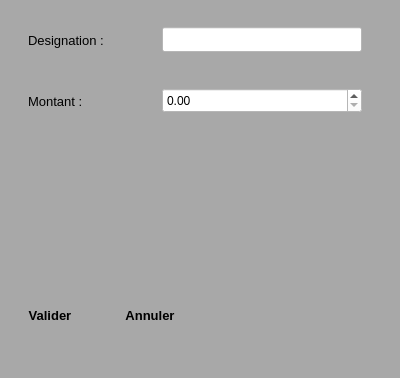
<?xml version="1.0" encoding="UTF-8"?>
<ui version="4.0">
 <class>chargePersonnel</class>
 <widget class="QWidget" name="chargePersonnel">
  <property name="geometry">
   <rect>
    <x>0</x>
    <y>0</y>
    <width>400</width>
    <height>378</height>
   </rect>
  </property>
  <property name="windowTitle">
   <string>Form</string>
  </property>
  <property name="styleSheet">
   <string notr="true">background-color:rgb(168,168,168)</string>
  </property>
  <widget class="QWidget" name="verticalLayoutWidget">
   <property name="geometry">
    <rect>
     <x>0</x>
     <y>0</y>
     <width>391</width>
     <height>141</height>
    </rect>
   </property>
   <layout class="QVBoxLayout" name="verticalLayout">
    <item>
     <layout class="QHBoxLayout" name="horizontalLayout_4">
      <item>
       <widget class="QLabel" name="label_4">
        <property name="minimumSize">
         <size>
          <width>100</width>
          <height>30</height>
         </size>
        </property>
        <property name="maximumSize">
         <size>
          <width>100</width>
          <height>30</height>
         </size>
        </property>
        <property name="font">
         <font>
          <family>Segoe UI</family>
          <pointsize>10</pointsize>
         </font>
        </property>
        <property name="text">
         <string>Designation :</string>
        </property>
       </widget>
      </item>
      <item>
       <widget class="QLineEdit" name="uiDesignation">
        <property name="enabled">
         <bool>true</bool>
        </property>
        <property name="minimumSize">
         <size>
          <width>200</width>
          <height>25</height>
         </size>
        </property>
        <property name="maximumSize">
         <size>
          <width>200</width>
          <height>25</height>
         </size>
        </property>
        <property name="font">
         <font>
          <family>Segoe UI</family>
          <pointsize>10</pointsize>
         </font>
        </property>
        <property name="styleSheet">
         <string notr="true">background-color:rgb(255, 255, 255)</string>
        </property>
       </widget>
      </item>
     </layout>
    </item>
    <item>
     <layout class="QHBoxLayout" name="horizontalLayout_5">
      <item>
       <widget class="QLabel" name="label_5">
        <property name="minimumSize">
         <size>
          <width>100</width>
          <height>30</height>
         </size>
        </property>
        <property name="maximumSize">
         <size>
          <width>100</width>
          <height>30</height>
         </size>
        </property>
        <property name="font">
         <font>
          <family>Segoe UI</family>
          <pointsize>10</pointsize>
         </font>
        </property>
        <property name="text">
         <string>Montant :</string>
        </property>
       </widget>
      </item>
      <item>
       <widget class="QDoubleSpinBox" name="uiMontant">
        <property name="minimumSize">
         <size>
          <width>200</width>
          <height>25</height>
         </size>
        </property>
        <property name="maximumSize">
         <size>
          <width>200</width>
          <height>25</height>
         </size>
        </property>
        <property name="styleSheet">
         <string notr="true">background-color:rgb(255, 255, 255)</string>
        </property>
        <property name="maximum">
         <double>100000000.000000000000000</double>
        </property>
       </widget>
      </item>
     </layout>
    </item>
   </layout>
  </widget>
  <widget class="QPushButton" name="uiValider">
   <property name="geometry">
    <rect>
     <x>0</x>
     <y>290</y>
     <width>100</width>
     <height>50</height>
    </rect>
   </property>
   <property name="minimumSize">
    <size>
     <width>100</width>
     <height>50</height>
    </size>
   </property>
   <property name="maximumSize">
    <size>
     <width>100</width>
     <height>50</height>
    </size>
   </property>
   <property name="font">
    <font>
     <family>Segoe UI</family>
     <pointsize>10</pointsize>
     <weight>75</weight>
     <bold>true</bold>
    </font>
   </property>
   <property name="styleSheet">
    <string notr="true">border:rgb(255, 255, 255);</string>
   </property>
   <property name="text">
    <string>Valider</string>
   </property>
   <property name="icon">
    <iconset>
     <normaloff>ProjectRessources/ok-icon.png</normaloff>ProjectRessources/ok-icon.png</iconset>
   </property>
   <property name="flat">
    <bool>true</bool>
   </property>
  </widget>
  <widget class="QLabel" name="uiErreur">
   <property name="enabled">
    <bool>true</bool>
   </property>
   <property name="geometry">
    <rect>
     <x>190</x>
     <y>340</y>
     <width>201</width>
     <height>31</height>
    </rect>
   </property>
   <property name="font">
    <font>
     <family>Segoe UI</family>
     <pointsize>10</pointsize>
    </font>
   </property>
   <property name="mouseTracking">
    <bool>true</bool>
   </property>
   <property name="styleSheet">
    <string notr="true">color:rgb(255, 0, 0);</string>
   </property>
   <property name="locale">
    <locale language="French" country="France"/>
   </property>
   <property name="text">
    <string/>
   </property>
   <property name="alignment">
    <set>Qt::AlignCenter</set>
   </property>
  </widget>
  <widget class="QPushButton" name="uiAnnuler">
   <property name="geometry">
    <rect>
     <x>100</x>
     <y>290</y>
     <width>100</width>
     <height>50</height>
    </rect>
   </property>
   <property name="minimumSize">
    <size>
     <width>100</width>
     <height>25</height>
    </size>
   </property>
   <property name="maximumSize">
    <size>
     <width>100</width>
     <height>50</height>
    </size>
   </property>
   <property name="font">
    <font>
     <family>Segoe UI</family>
     <pointsize>10</pointsize>
     <weight>75</weight>
     <bold>true</bold>
    </font>
   </property>
   <property name="styleSheet">
    <string notr="true">border:rgb(255, 255, 255);
</string>
   </property>
   <property name="text">
    <string>Annuler</string>
   </property>
   <property name="icon">
    <iconset>
     <normaloff>ProjectRessources/cancel-icon2.png</normaloff>ProjectRessources/cancel-icon2.png</iconset>
   </property>
   <property name="flat">
    <bool>true</bool>
   </property>
  </widget>
 </widget>
 <resources/>
 <connections/>
</ui>
